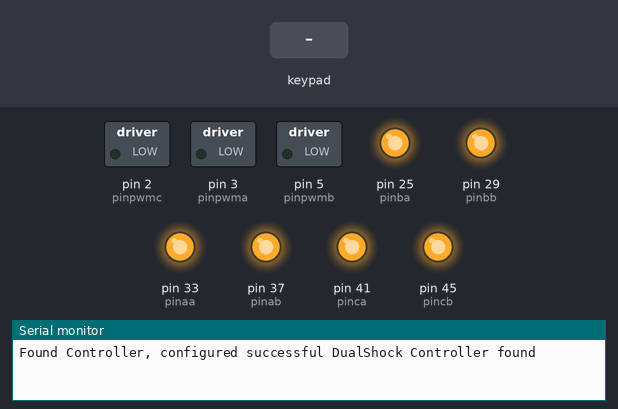
This sketch was run on a simulated Arduino Mega 2560, built with avr-gcc and run on an emulated ATmega2560. On the bench: switched loads named in the sketch (green lamp = pin HIGH), output pins drawn as LEDs (lit = HIGH), the last lines printed to the serial monitor. Inputs (shaded band) come from the test bench.

Above: at 1.2 s.
1.3 s: key 'S' pressed
At 2.3 s:
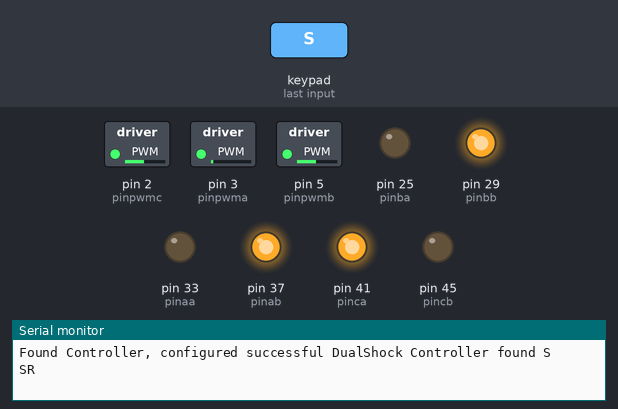
2.8 s: key 'U' pressed
At 3.06 s:
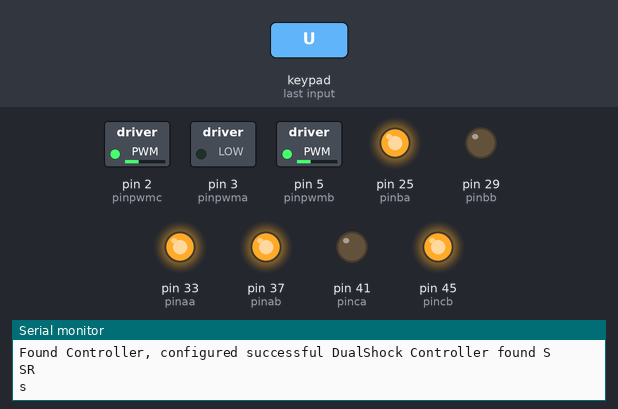
4.7 s: key 'D' pressed
At 4.96 s:
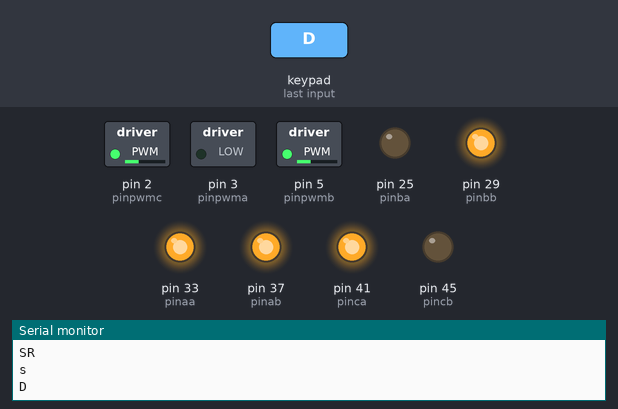
Timing chart, 0 to 7.7 s (numbered marks = the images above; inputs shaded):
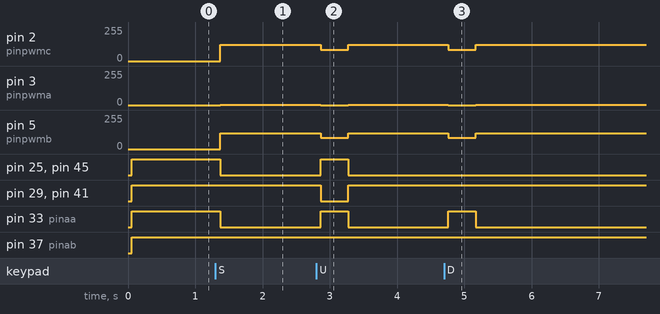

The sketch:

ThreeWheelDrive_LINEfollower1.ino
```cpp
#include <TimerThree.h>
#include <SPI.h>
#define SerialPS2 Serial3
//#define Newcircuit


//-----------------------------------------------DELAYTIME_FOR_PS2-------------------------
#define PS3
#define basePS2_Y 128.0
#define wirelessdelay 0
#ifdef PS3
#define wirelessdelay 50
#define basePS2_Y 127.0
#endif


/* Structs/Variables for driving */

typedef struct wheels {
  float trans_rpm; //RPM for translational Velocity
  float ang_rpm; //RPM due to angular velocity
  int angle; //Position of tyre from x-axis
  float rpmmax; //Max RPM of wheel
  int pinpwm;//Pin PWM of motor to be connected to
  int pina;//a = 1, b=0 positive
  int pinb;
  int rpm;
} wheel;


//---------------------------------PINS------------------------------------------------------------

const int anglea = 90;
const int angleb = 225;
const int anglec = 315;
const int rpmmax = 600;
const int pinpwma = 3;   //4; //Channel1
const int pinpwmb = 5;  //Channel2
const int pinpwmc = 2;   //2;  //Channel1
const int pinaa = 33;   //29;
const int pinab = 37;     //25;     //ALL WHEELS ARE TRYING TO ROTATE BOT CLOCKWISE WHEN A HIGH AND B LOW
const int pinba = 25;    //37;
const int pinbb = 29;    //33;
const int pinca = 41;    //41;
const int pincb = 45;
const float HeadTheta=54.2;

//------------------------------END-----------------------------------------------------------------------

//----------------------------------------PID-------------------------------------------------------------

struct gain {
  float kd;
  float kp;
  float ki;
  float required;
  float maxControl;
  float minControl;
  float error;
  float previousError;
  float derivativeError;
  float integralError;
};

int rpmrotate=80;

//------------------------------PS2---------------------------------------------------------------------


float distAnalogleft,distAnalogright;

#include <PS2X_lib.h>  //for v1.6

#define PS2_DAT        50  //14
#define PS2_CMD        51  //15
#define PS2_SEL        31  //16
#define PS2_CLK        52  //17

#ifdef Newcircuit
#define PS2_SEL        6
#endif
/******************************************************************
 * select modes of PS2 controller:
 *   - pressures = analog reading of push-butttons
 *   - rumble    = motor rumbling
 * uncomment 1 of the lines for each mode selection
 ******************************************************************/
//#define pressures   true
//#define pressures   false
//#define rumble      true
//#define rumble      false

PS2X ps2x; // create PS2 Controller Class

double xSquare_leftdistance=0,ySquare_leftdistance=0,xSquare_rightdistance=0,ySquare_rightdistance=0,xCircle_leftdistance=0,yCircle_leftdistance=0,xCircle_rightdistance=0,yCircle_rightdistance=0;
double LeftAnalogTheta=0,RightAnalogTheta=0;//w1=0,w2=0;
float LeftAnalogDistance=0,RightAnalogDistance=0;//r1=0,r2=0; //r1-Leftanalogdist w1-Leftanalogtheta

//right now, the library does NOT support hot pluggable controllers, meaning
//you must always either restart your Arduino after you connect the controller,
//or call config_gamepad(pins) again after connecting the controller.

int error = 0;
byte type = 0;
byte vibrate = 0;

//---------------------------------------------END------------------------------------------------------------------------------------------------

const float rad = 1;
const float pi = 3.14159;

int Stopflag = 1, Linearflag = 0, rotateFlag=1; //rotateFlag 1 IMU, 0 Analog

wheel wheela = {0, 0, anglea, rpmmax, pinpwma, pinaa, pinab,0}, wheelb = {0, 0, angleb, rpmmax, pinpwmb, pinba, pinbb,0}, wheelc = {0, 0, anglec, rpmmax, pinpwmc, pinca, pincb,0};
wheel *pwheel[3]={&wheela,&wheelb,&wheelc};

float omegaControl;
float PWMfactor=2;
int passflag=0;
int racklift=0;

void setup() {
  Serial.begin(9600);
  Timer3.initialize(500);
  SerialPS2.begin(9600);
  initDriving(pwheel);
  initPS2();
}
int frontpressed=0,backpressed=0;

void loop() {
      getPS2value();
      scalePS2value();
      PS2executePressed();
      LeftAnalogTheta=((int)(LeftAnalogTheta+180)%360);
      if(passflag)
      PWMfactor=1.8;
      else
      PWMfactor=2.75;
       if((LeftAnalogTheta < 110.0 && LeftAnalogTheta > 70.0))// || (LeftAnalogTheta < 290.0 && LeftAnalogTheta > 250.0))
       {
        PWMfactor+=0.25; //forward0backward
        }
       else if((LeftAnalogTheta < 45.0 && LeftAnalogTheta >=0.0) ||  (LeftAnalogTheta < 360.0 && LeftAnalogTheta >310.0) || (LeftAnalogTheta < 200.0 && LeftAnalogTheta >160.0))
       {
        PWMfactor-=0.35;
       }
      if(rotateFlag){
        if(RightAnalogTheta >= 270 || RightAnalogTheta <= 90)
            omegaControl = -RightAnalogDistance;//Rotate Left

        else if(RightAnalogTheta >= 90 && RightAnalogTheta <= 270)
            omegaControl = RightAnalogDistance;//Rotate Right
      }
      if(Stopflag==0){
         if(frontpressed)
          calcRPM(omegaControl*rpmrotate,270,rpmmax,pwheel);
         else if(backpressed)
          calcRPM(omegaControl*rpmrotate,90,rpmmax,pwheel);
         else
          calcRPM(omegaControl*rpmrotate,LeftAnalogTheta,LeftAnalogDistance*rpmmax,pwheel);
      }
      else if(Stopflag==1){
        for(int k =0;k<3;k++){
          pwheel[k]->rpm=0;
        }
      }
      startMotion(pwheel);
}
```

Drive.ino
```cpp
void initMotor(wheel * whee){
  pinMode(whee->pina,OUTPUT);
  pinMode(whee->pinb,OUTPUT);
  pinMode(whee->pinpwm,OUTPUT);
}

void initDriving(wheel ** whee){
  for(int i = 0; i<3; i++)
  initMotor(whee[i]);
}

float setMotion(int omega, int angle, int transvel, wheel * whee) {

}

double degtorad(float degree) {
    return (0.0174533 * degree); //0.0174533 rad is 1 degree
}
double radtodeg(float rad) {
    return (57.3*rad); //0.0174533 rad is 1 degree
}

void startMotion(wheel ** whee){
  for(int i=0;i<3;i++)
  {
    int pwmval = (float)whee[i]->rpm * 1023.0/(float)rpmmax;

    if(pwmval > 0){
        digitalWrite(whee[i]->pina, HIGH);
        digitalWrite(whee[i]->pinb, LOW);
      }
      else if(pwmval < 0){
        digitalWrite(whee[i]->pina, LOW);
        digitalWrite(whee[i]->pinb, HIGH);
        //Negative direction
      }
      else
      {
        digitalWrite(whee[i]->pina, HIGH);
        digitalWrite(whee[i]->pinb, HIGH);
      }
      Timer3.pwm(whee[i]->pinpwm, abs((int)pwmval)/PWMfactor);
  }
}

void brakeWheels(wheel ** whee){
  for(int i=0;i<3;i++){
  digitalWrite(whee[i]->pina, HIGH);
  digitalWrite(whee[i]->pinb, HIGH);
  }
}

void calcRPM(int omega, int angle, int transvel, wheel **whee){
  int r = 1;
if(passflag==1 && racklift == 1)//fastwithrack
{
 whee[0]->trans_rpm = -0.5584*transvel*1.825*cos(degtorad(angle)); //front wheel
 whee[0]->ang_rpm = omega*r;
 whee[1]->trans_rpm = 0.3123*transvel*cos(degtorad(angle))-0.7071*transvel*sin(degtorad(angle));//anticlockwise
 whee[1]->ang_rpm = omega*r;
 whee[2]->trans_rpm = 0.3123*transvel*cos(degtorad(angle))+0.7071*transvel*sin(degtorad(angle));//anticlockwise
 whee[2]->ang_rpm = omega*r;
}
else if(passflag==1 && racklift == 0)//fastwithoutrack
{
 whee[0]->trans_rpm = -0.5584*transvel*1.97*cos(degtorad(angle)); //front wheel
 whee[0]->ang_rpm = omega*r;
 whee[1]->trans_rpm = 0.3123*transvel*cos(degtorad(angle))-0.7071*transvel*sin(degtorad(angle));//anticlockwise
 whee[1]->ang_rpm = omega*r;
 whee[2]->trans_rpm = 0.3123*transvel*cos(degtorad(angle))+0.7071*transvel*sin(degtorad(angle));//anticlockwise
 whee[2]->ang_rpm = omega*r;

}
else if(passflag==0 && racklift == 0)//slowwithoutrack
{
 whee[0]->trans_rpm = -0.5584*transvel*2.2*cos(degtorad(angle)); //front wheel
 whee[0]->ang_rpm = omega*r;
 whee[1]->trans_rpm = 0.3123*transvel*cos(degtorad(angle))-0.7071*transvel*sin(degtorad(angle));//anticlockwise
 whee[1]->ang_rpm = omega*r;
 whee[2]->trans_rpm = 0.3123*transvel*cos(degtorad(angle))+0.7071*transvel*sin(degtorad(angle));//anticlockwise
 whee[2]->ang_rpm = omega*r;
}
else if(passflag==0 && racklift == 1)//slowwithrack
{
 whee[0]->trans_rpm = -0.5584*transvel*1.98*cos(degtorad(angle)); //front wheel
 whee[0]->ang_rpm = omega*r;
 whee[1]->trans_rpm = 0.3123*transvel*cos(degtorad(angle))-0.7071*transvel*sin(degtorad(angle));//anticlockwise
 whee[1]->ang_rpm = omega*r;
 whee[2]->trans_rpm = 0.3123*transvel*cos(degtorad(angle))+0.7071*transvel*sin(degtorad(angle));//anticlockwise
 whee[2]->ang_rpm = omega*r;
}

 setScale(whee);
}


void setScale(wheel **whee){
  int maxm = abs(whee[0]->trans_rpm);
  for(int i=1;i<3;i++){
    if(abs(whee[i]->trans_rpm)>maxm){
      maxm=abs(whee[i]->trans_rpm);
    }
  }
  if(maxm!=0)
  {
    for(int i=0;i<3;i++){
      whee[i]->trans_rpm = (float)whee[i]->trans_rpm*rpmmax/maxm;
    }
  }
   for(int i=0;i<3;i++){
    whee[i]->rpm=whee[i]->trans_rpm+whee[i]->ang_rpm;
 }

}
```

PID.ino
```cpp
void PIDinit(float kp, float kd, float ki,float required,float minControl, float maxControl, struct gain * gain) {
    gain->kp = kp;
    gain->kd = kd;
    gain->ki = ki;
    gain->required=required;
    gain->minControl = minControl;
    gain->maxControl = maxControl;
    gain->error=0;
    gain->previousError=1;
    gain->derivativeError=0;
    gain->integralError=0;
 }


int PID(float current, struct gain * gain) {
    gain->error = gain->required - current;
    gain->integralError += gain->error;
    gain->derivativeError = gain->error- gain->previousError;
    gain->previousError = gain->error;

    float control = gain->kp * gain->error + gain->ki * gain->integralError + gain->kd * gain->derivativeError;

    if (control > gain->maxControl)
      control = gain->maxControl;
    if (control < gain->minControl)
      control = gain->minControl;
    return control;
}
```

Source omitted: PS2_SERIAL.ino (11394 bytes)

Measured:
- after the input at 1.3 s, pin 2 (pinpwmc): 0/255 → 121/255 after 0.07 s; pin 3 (pinpwma): 0/255 → 3/255 after 0.07 s; pin 5 (pinpwmb): 0/255 → 119/255 after 0.07 s; pin 25 (pinba), pin 33 (pinaa), pin 45 (pincb): HIGH → LOW after 0.07 s
- after the input at 2.8 s, pin 2 (pinpwmc): 121/255 → 85/255 after 0.06 s, → 121/255 0.41 s later; pin 3 (pinpwma): 3/255 → 0/255 after 0.06 s, → 3/255 0.41 s later
- after the input at 4.7 s, pin 2 (pinpwmc): 121/255 → 85/255 after 0.06 s, → 121/255 0.41 s later; pin 3 (pinpwma): 3/255 → 0/255 after 0.06 s, → 3/255 0.41 s later; pin 5 (pinpwmb): 119/255 → 85/255 after 0.06 s, → 119/255 0.41 s later; pin 33 (pinaa): LOW → HIGH after 0.06 s, → LOW 0.41 s later
